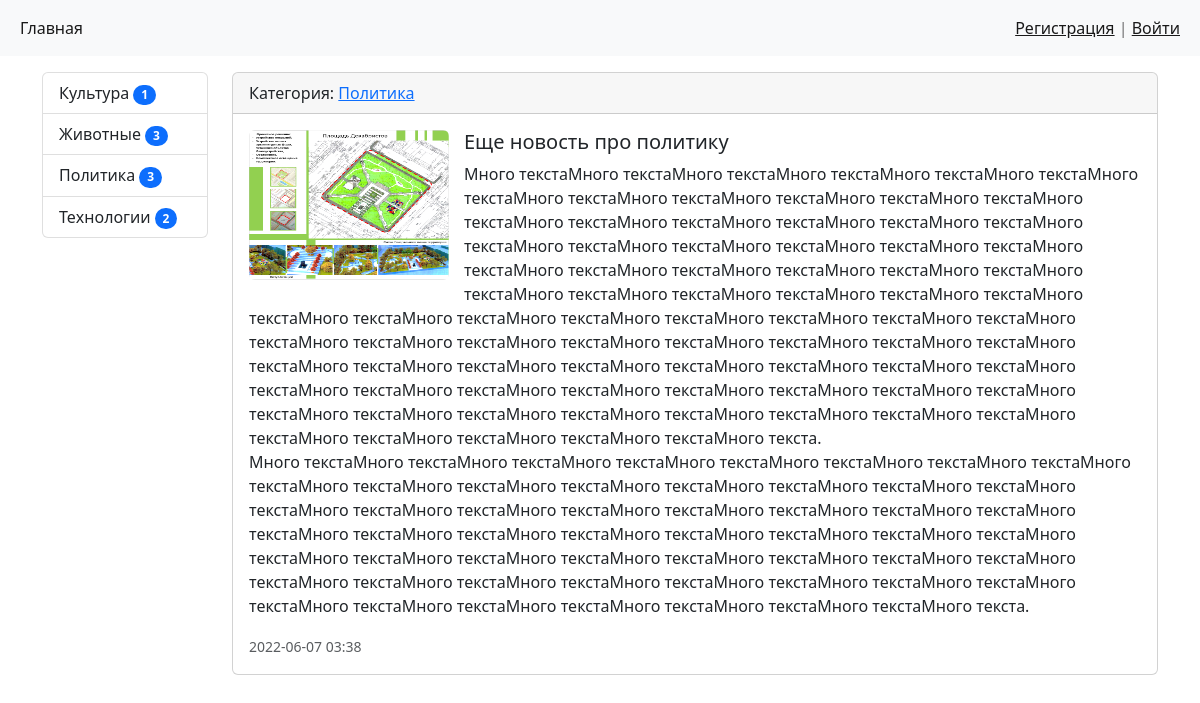
Page /news/14/ on the committed database.
### news/models.py (models this page shows, shortened)
class Category(models.Model):
    title = models.CharField(max_length=150, db_index=True, verbose_name='Наименование категории')
    def get_absolute_url(self):
        return reverse_lazy('category', kwargs={'category_id': self.pk})
    def __str__(self):
        return self.title
    class Meta:
        verbose_name = 'Категория'
        verbose_name_plural = 'Категории'
        ordering = ['title']

class News(models.Model):
    title = models.CharField(max_length=150, verbose_name='Наименование')
    content = models.TextField(blank=True, verbose_name='Конетент')
    created_at = models.DateTimeField(auto_now_add=True, verbose_name='Дата загрузки')
    updated_at = models.DateTimeField(auto_now=True, verbose_name='Обновлено')
    photo = models.ImageField(upload_to='photo/%Y/%m/%d/', verbose_name='Фото', blank=True)
    is_published = models.BooleanField(default=True, verbose_name='Опубликовано')
    category = models.ForeignKey('Category', on_delete=models.PROTECT, null=True, verbose_name='Категория')
    cnt_views = models.IntegerField(default=0)
    class Meta:
        verbose_name = 'Новость'
        verbose_name_plural = 'Новости'
        ordering = ['-created_at']

### news/views.py (the view)
# urls.py: path('news/<int:pk>/', views.ViewNews.as_view(), name='read_more_button'),
class ViewNews(DetailView):
    model = News
    template_name = 'news/view_news.html'
    context_object_name = 'news_item'

### news/templatetags/news_tags.py (called while the page is built)
@register.simple_tag(name='get_all_cat')
def get_categories():
    return Category.objects.annotate(cnt=Count('news', filter=F('news__is_published'))).filter(cnt__gt=0)

### news/templates/news/view_news.html (shortened to what this page needs)
{% extends 'base.html' %}
{% block sidebar %}{{ block.super }}{% endblock %}
{% block content %}
<div class="card mb-3">
    <div class="card-header">
        {% if news_item.category %}
        Категория: <a href="{{ news_item.category.get_absolute_url }}">{{ news_item.category }}</a>
        {% else %}
        без категории
        {% endif %}
    </div>
    <div>
        <div class="card-body">
            <div class="media">
                {% if news_item.photo %}
                <img src="{{ news_item.photo.url }}" alt="--" width="200px" height="150px" class="rounded float-left mr-3">
                {% endif %}
            </div>
            <div class="media-body">
                <h5 class="card-title">{{ news_item.title }}</h5>
                <p class="card-text">{{ news_item.content | linebreaksbr}}</p>
                <p class="card-text"><small class="text-muted">{{ news_item.created_at | date:"Y-m-d H:i" }}</small></p>
            </div>
        </div>
    </div>
</div>
{% endblock %}

### templates/inc/_sidebar.html (shortened to what this page needs)
{% load news_tags %}
<div class="list-group">
    {% get_all_cat as categories %}
    {% for item in categories %}
    <a href="{{ item.get_absolute_url }}" class="list-group-item list-group-item-action">{{ item.title }}
        <span class="badge bg-primary rounded-pill">{{ item.cnt }}</span></a>
    {% endfor %}
</div>

### test_s/static/css/style.css (style rules this page uses)
.media { float: left; margin-right: 15px; margin-bottom: 15px; }

### rows in the picture
Category: title "Культура", cnt "1"
Category: title "Животные", cnt "3"
Category: title "Политика", cnt "3"
Category: title "Технологии", cnt "2"
News: category "Политика", photo (picture), title "Еще новость про политику", content "Много текстаМного текстаМного текстаМного текстаМного текстаМного текстаМного текстаМного текстаМного текстаМного текстаМного текстаМного текстаМного текстаМного текстаМного текстаМного текстаМного текстаМного текстаМного текстаМного текстаМного текстаМного текстаМного текстаМного текстаМного текстаМного текстаМного текстаМного текстаМного текстаМного текстаМного текстаМного текстаМного текстаМного текстаМного текстаМного текстаМного текстаМного текстаМного текстаМного текстаМного текстаМного текстаМного текстаМного текстаМного текстаМного текстаМного текстаМного текстаМного текстаМного текстаМного текстаМного текстаМного текстаМного текстаМного текстаМного текстаМного текстаМного…", created_at "2022-06-07 03:38"
